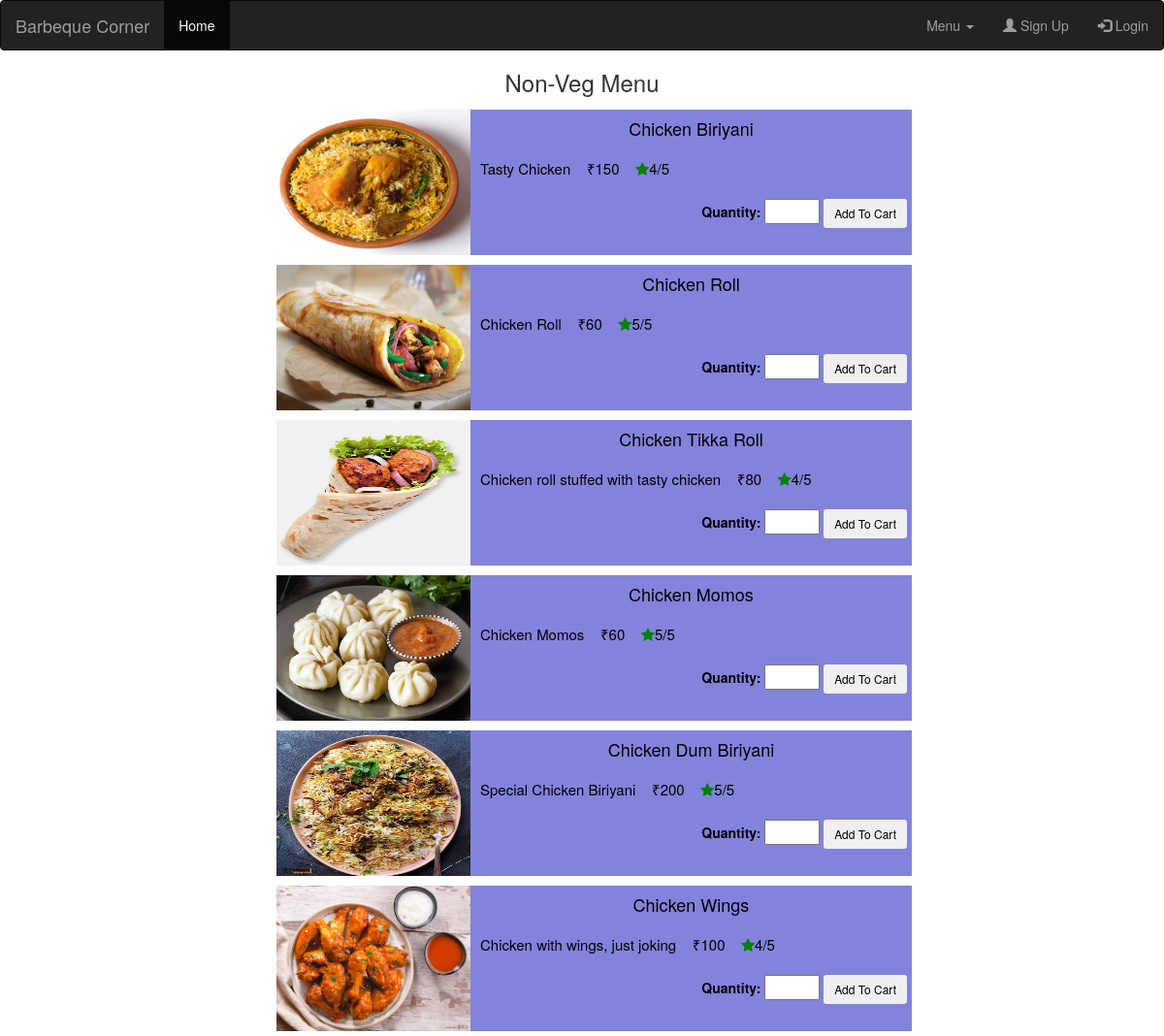
/index.php/menu/non_veg, run on the app's committed database.
### tables this page shows
CREATE TABLE `items` (
  `item_id` int(11) NOT NULL,
  `name` varchar(255) NOT NULL,
  `category` enum('VEG','NONVEG','BEVERAGE','') NOT NULL,
  `price` int(11) NOT NULL,
  `image_path` varchar(500) NOT NULL,
  `rate` int(5) NOT NULL,
  `description` varchar(256) NOT NULL
);

### application/controllers/Menu.php (called while the page is built, shortened)
<?php
class Menu extends CI_Controller
{
    public function __construct()
    {
        $this->load->database();
    }
  public function non_veg()
  {
  $data['title']="Non-Veg Menu";
  $this->load->model('items_model');
   $data['items'] = $this->items_model->get_nonveg_items();
  $this->load->view('includes/header');
  $this->load->view('menu',$data);
}
}

### index.php (called while the page is built, shortened)
<?php
require_once BASEPATH.'core/CodeIgniter.php';

### application/models/items_model.php (called while the page is built, shortened)
<?php
class Items_model extends CI_Model {
    public function get_nonveg_items() {
    	$this->db->select('*');
		$this->db->from('items');
		$this->db->where("category","NONVEG");
		$query=$this->db->get();
        return $query->result();
    }
}
?>

### application/views/Menu.php (the view, shortened to what this page needs)
<!DOCTYPE html>
<html lang="en">
<head>
</head>
<body>
  <form method='post' action='<?= base_url(); ?>'>
    <h3 style="text-align: center;"><?= $title ?></h3>
    <?php foreach ($items as $item) : ?>
      <div class="card-container">
        <div class="float-layout">
          <div class="card-image">
            <img src="<?= base_url($item->image_path) ?>" style="width:200px;height:150px">
            <div class="card">
              <div class="card-title"><h4><?= $item->name ?></h4></div>
              <div class="card-desc" style="font-size: 15px;">
                <?= $item->description ?>&nbsp;&nbsp;&nbsp;
                ₹<?= $item->price  ?>&nbsp;&nbsp;&nbsp;
                <span class="fa fa-star checked"></span><?=$item->rate?>/5</p>
              </div>
              <form>
                <div class="action-panel">
                  <label for="quantity">Quantity:</label>
                  <input type="number" name="quantity" min="1" max="10" required>
                  <button type="submit"  class="btn btn-outline-light btn-sm">Add To Cart</button>
                </div>
              </form>
            </div>
          </div>
        </div>
      </div>
    <?php endforeach; ?>
  </form>
</body>
</html>

### application/views/Menu.php (style rules this page uses)
.float-layout { padding: 5px 5px; float: left; width: 100%; height: auto; box-sizing: border-box; margin: 0; }
.card-container { overflow: hidden; }
.card { background-color: #8383dc; color: black; height: 15rem; width: 50%; float: right; }
.card-title { font-size: 30px; text-align: center; font-weight: bold; }
.card-desc { padding: 10px; text-align: left; font-size: 18px; }
.card-image { display: flex; margin-left: 28rem; }
.checked { color: green; }
div.card-image img { width: 50%; height: auto; }
div.action-panel { padding-right: 0.5rem; text-align: right; }

### data on the page
items: image_path (picture), name "Chicken Biriyani", description "Tasty Chicken", price "150", rate "4"
items: image_path (picture), name "Chicken Roll", description "Chicken Roll", price "60", rate "5"
items: image_path (picture), name "Chicken Tikka Roll", description "Chicken roll stuffed with tasty chicken", price "80", rate "4"
items: image_path (picture), name "Chicken Momos", description "Chicken Momos", price "60", rate "5"
items: image_path (picture), name "Chicken Dum Biriyani", description "Special Chicken Biriyani", price "200", rate "5"
items: image_path (picture), name "Chicken Wings", description "Chicken with wings, just joking", price "100", rate "4"

### other printed values
$title "Non-Veg Menu"
